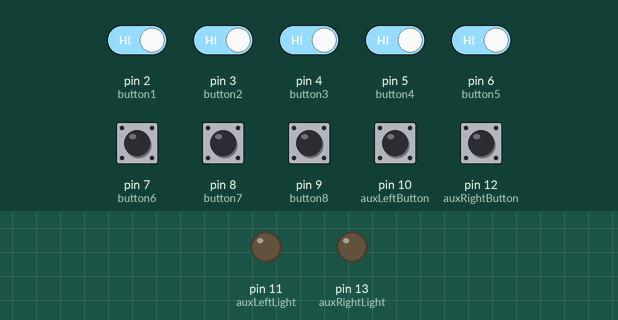
Simulated run of this sketch. Board: Arduino Uno, built with avr-gcc and run on an emulated ATmega328P. Shown: output pins drawn as LEDs (lit = HIGH). Inputs (shaded band) come from the test bench; at power-on: pin 2 (button1), pin 3 (button2), pin 4 (button3), pin 5 (button4), pin 6 (button5), pin 7 (button6), pin 8 (button7), pin 9 (button8), pin 10 (auxLeftButton), pin 12 (auxRightButton) HIGH. MIDI output is not drawn; random numbers use the default seed unless the sketch sets one.

Above: at 1.2 s.
1.3 s: pin 12 (auxRightButton) pulled LOW for 0.15 s
4.4 s: pin 2 (button1) driven LOW and pin 3 (button2) driven LOW and pin 4 (button3) driven LOW and pin 5 (button4) driven LOW and pin 6 (button5) driven LOW
Timing chart, 0 to 7.4 s (numbered marks = the images above; inputs shaded):
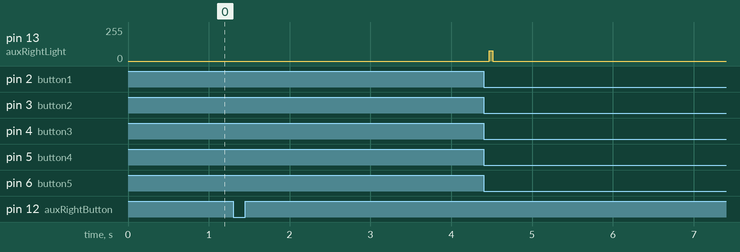

The sketch:

MIDI-case-controller-random.ino
```cpp
//Includes a random note function - compiles but untested.
//Still need to add steps in button sequence to allow it to
//execute @JeremySCook Nov 6, 2024

#include <MIDI.h>

#define button1 2 //upper-right button
#define button2 3
#define button3 4
#define button4 5
#define button5 6 //lower-left button
#define button6 7
#define button7 8
#define button8 9
#define auxLeftButton 10
#define auxLeftLight 11 //not used, wired to 5V, but could be in the future
#define auxRightButton 12
#define auxRightLight 13 //same as LED_BUILTIN

#define NOTEDELAY 3 //debounce delay

int noteSequence[] = {button5, button6, button7, button8, button4, button3, button2, button1};
//above notes arranged from lower left to right, upper left to right
bool noteInputStatus[] = {0,0,0,0,0,0,0,0};
bool noteStatus[] = {0,0,0,0,0,0,0,0};
int noteValue[] = {60, 62, 64, 65, 67, 69, 71, 72}; //C3, D3, E3, F3, G3, A3, B3, C4

//autoBeat variables/constants
bool beatOn = 0;
bool randomNotesOn = 0; //turns output notes on at random
#define RANDOMNOTESTIME 2000 //time between random notes
int randomTime = 1000; //randomized delay between random notes
bool noteOff = 0;
#define BEATHOLD 80 //how long to hold each auto beat
#define BEATTIME 1000 //how long between individual beats?
unsigned long previousMillis = 0;
unsigned long previousMillis1 = 0;
#define AUXDEBOUNCE 500
int buttonState = 0;
int beatStep = 0;
bool bendStatus = 0;
#define SEQUENCEDELAY 20

MIDI_CREATE_DEFAULT_INSTANCE();

void setup() {
  pinMode(button1, INPUT_PULLUP);
  pinMode(button2, INPUT_PULLUP);
  pinMode(button3, INPUT_PULLUP);
  pinMode(button4, INPUT_PULLUP);
  pinMode(button5, INPUT_PULLUP);
  pinMode(button6, INPUT_PULLUP);
  pinMode(button7, INPUT_PULLUP);
  pinMode(button8, INPUT_PULLUP);
  pinMode(auxLeftButton, INPUT_PULLUP);
  pinMode(auxLeftLight, OUTPUT);
  pinMode(auxRightButton, INPUT_PULLUP);
  pinMode(auxRightLight, OUTPUT);

  //Serial.begin(9600);
  MIDI.begin(1); //Launch MIDI on channel 1
}

void loop() {

for (int i = 0; i <8; i++) {
  if (digitalRead(noteSequence[i]) == 0){ //0 when depressed
    noteInputStatus[i] = 1;
  }
  else{
    noteInputStatus[i] = 0;
  }
}
pitchBend();
buttonSequence();
autoBeatKit();
randomNotes();
MIDINoteOn();
MIDINoteOff();
}

void MIDINoteOn(){
for (int i = 0; i <8; i++) {
    if (noteInputStatus[i] == 1 && noteStatus[i] == 0) {
    MIDI.sendNoteOn(noteValue[i], 127, 1);
    //Serial.print("Note Sent: "); Serial.println(noteValue[i]);
    noteStatus[i] = 1;
    digitalWrite(auxRightLight, HIGH);
    delay(NOTEDELAY);
    digitalWrite(auxRightLight, LOW);
  }
}
}

void MIDINoteOff(){
for (int i = 0; i <8; i++) {
    if (noteInputStatus[i] == 0 && noteStatus[i] == 1) {
    MIDI.sendNoteOff(noteValue[i], 127, 1);
    //Serial.print("Note Off: "); Serial.println(noteValue[i]);
    noteStatus[i] = 0;
    digitalWrite(auxRightLight, HIGH);
    delay(NOTEDELAY);
    digitalWrite(auxRightLight, LOW);
    //delay(NOTEDELAY); --removed to improve speed
 }
}
}

void pitchBend(){
  if(digitalRead(auxLeftButton) == 0 && bendStatus == 0){ //button depressed not bent
    MIDI.sendPitchBend(4500, 1);
    //Serial.println("Pitch Bend On");
    bendStatus = 1;
    digitalWrite(auxRightLight, HIGH);
    delay(NOTEDELAY);
    digitalWrite(auxRightLight, LOW);
    //delay(NOTEDELAY); --removed to improve speed
  }
  else if(digitalRead(auxLeftButton) == 1 && bendStatus == 1){ //button released and bent
    MIDI.sendPitchBend(0, 1);
    //Serial.println("Pitch Bend Off");
    bendStatus = 0;
    digitalWrite(auxRightLight, HIGH);
    delay(NOTEDELAY);
    digitalWrite(auxRightLight, LOW);
    delay(NOTEDELAY);
  }
}

void autoBeatKit(){
  bool sequence0[] = {1,0,1,0,1,0,1,0}; //kick - hit drum with solenoid
  bool sequence1[] = {1,1,1,1,1,1,1,1}; //hat - hit tumbler with solenoid - USE RELAYS INSTEAD?
  bool sequence2[] = {0,0,1,0,0,0,1,0}; //snare - physical relay fires for snare sound (maybe multiple relays)

  if((beatOn == 1) && ((millis() - previousMillis) > BEATTIME)){
      //MIDI.sendNoteOn(48, 63, 1);
    if (sequence0[beatStep] == 1) noteInputStatus[0] = 1;
    if (sequence1[beatStep] == 1) noteInputStatus[1] = 1;
    if (sequence2[beatStep] == 1) noteInputStatus[2] = 1;
    MIDINoteOn();
    beatStep += 1;
    if (beatStep == 8) beatStep = 0; //back to 0 once beatStep exceeds 7
    previousMillis = millis();
    delay(BEATHOLD);
    MIDINoteOff(); //not sure this actually does anything, as it's called anyway in main program
    }
}

void randomNotes(){
  if((randomNotesOn == 1) && ((millis() - previousMillis) > randomTime)){
    int randomNoteNumber = random(8); //produces a random value between 0 and 7
    randomTime = random(800, 2001);
    noteInputStatus[randomNoteNumber] = 1; //turns note corresponding to random note status to 1
    MIDINoteOn();
    previousMillis = millis();
    //MIDI.sendNoteOn(48, 63, 1); //signal
    delay(BEATHOLD);
    MIDINoteOff(); //not sure this actually does anything, as it's called anyway in main program
  }
}
```

MIDI-case-controller-random-sequence.ino
```cpp
void buttonSequence(){
  if(buttonState == 0){
    if(digitalRead(auxRightButton) == 0){ //button depressed, turn on beat
      buttonState = 1;
      //MIDI.sendNoteOn(48, 1, 1); //for testing
      beatOn = 1;
      delay(SEQUENCEDELAY);
    }
  }
  if(buttonState == 1){
    if(digitalRead(auxRightButton) == 1){ //button released, leave beat on
      buttonState = 2;
      //MIDI.sendNoteOn(48, 2, 1); //for testing
      delay(SEQUENCEDELAY);
    }
  }
  if(buttonState == 2){
    if(digitalRead(auxRightButton) == 0){ //button depressed, turn off beat, turn on random
      buttonState = 3;
      //MIDI.sendNoteOn(48, 3, 1); //for testing
      beatOn = 0; // controls autobeat
      beatStep = 0; //reset auto beat seqeunce to step 0 when turned off
      randomNotesOn = 1; //turn randomNotes routine on
      delay(SEQUENCEDELAY);
    }
  }
  if(buttonState == 3){
    if(digitalRead(auxRightButton) == 1) //button released, leave random notes on
      buttonState = 4;
      //MIDI.sendNoteOn(48, 4, 1); //for testing
      delay(SEQUENCEDELAY);
  }
  if(buttonState == 4){
    if(digitalRead(auxRightButton) == 0) //button depressed
      buttonState = 5;
      //MIDI.sendNoteOn(48, 5, 1); //for testing
      randomNotesOn = 1; //turn randomNotes routine off
      delay(SEQUENCEDELAY);
  }
  if(buttonState == 5){
    if(digitalRead(auxRightButton) == 1) //button released, go to start conditions
      buttonState = 0;
      randomNotesOn = 0; //turn randomNotes routine off
      delay(SEQUENCEDELAY);
  }
}
```
